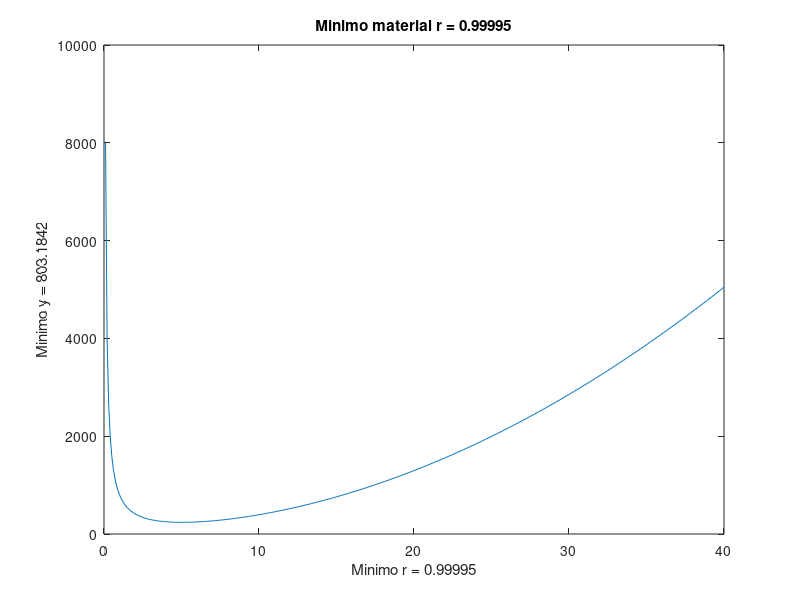

Source code (MATLAB):
%Octave Script
%School:       Tecnologico de Estudios Superiores de Jilotepec
%Title:        Lata para envasar chocolate
%Descripcion:  Lo que haremos sera resolver un problema en el que tendremos que encontrar las medidas
%que minimicen los costos de la lata, es decir, el area minima que se debe emplear para cada bote
%Problema:     La lata para envasar chocolate:

%              Una compañía  usa  latas de forma cilíndrica para envasar  chocolate  en  polvo  en su
%              presentación de 400 gramos. Encuentra las dimensiones que minimicen los costos de
%              la lata (área mínima de la hojalata que se debe emplear en cada bote).

%Author:       Jorge Miranda Zuñiga
%Team:         1. Jorge Miranda Zuñiga
%              2. Angel Jesus Santiago Hernández
%              3. Angel Manuel Zarco Valerio
%Date:         14/10/2021
%Version:      1
%Usage:        >>pwd
%              >>cd Desktop
%              >>cd Octave
%              >>LataChocolate
%Notes:        1. Se necesita el programa Octave, usar su linea de comando.
%              
%              2. https://octaveintro.readthedocs.io/en/latest/index.html
disp 'Formulas:'
disp '--Formula volumen: (pi)(r)^2(h) ---> (pi)(r)^2=400'
disp '--Formula altura: h=400/(pi)(r^2)'
disp '--Formula area circulo: (pi)(r^2)'
disp '--Formula area rectangulo: (b)(h) ---> 2(pi)(r)(h)'
disp '--Formula area total: (b)(h)+(2)(pi)(r^2) --->((2)(pi)(r))(400/((pi)(r^2))+((2)(pi)(r^2))'
disp '--Resolviendo tenemos: 800/r+(2(pi)(r^2))'
%Limpiar variables
clear
%Ejercicio minimo para la lata de chocolate
%Definir el rango
r = 0:0.1:40;
%Valor de la funcion
at = @(r) (pi() * (r.^2)) + (800./(r)); 
%Funcion a graficar
y = (pi() * (r.^2)) + (800./(r));
%Funcion para determinar el valor minimo
resr = fminbnd(at, 0, 1);
%Graficar r, y
plot(r,y);
%Titulo de la grafica
title(['Minimo material r = ' num2str(resr)]);
%Etiqueta para X
xlabel(['Minimo r = ' num2str(resr)]);
%Etiqueta para Y
ylabel(['Minimo y = ' num2str(at(resr))]);
